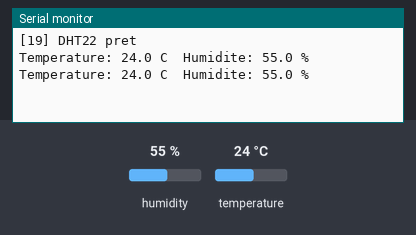
Bench run of a sketch on a simulated Arduino Uno, built with avr-gcc and run on an emulated ATmega328P. Shown: the last lines printed to the serial monitor. The test bench sets the inputs (shaded band); at power-on: humidity 55 %, temperature 24 °C.

Above: at 4.8 s.
4.9 s: humidity set to 22 %
At 7.5 s:
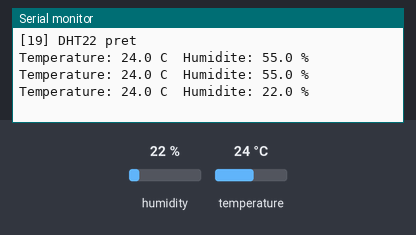
7.9 s: temperature set to 12 °C
At 9.2 s:
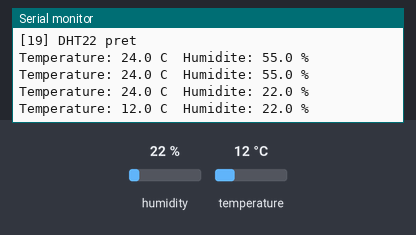
10.9 s: humidity set to 40 %
At 12.7 s:
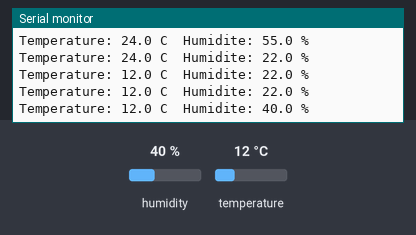
Timing chart, 0 to 14.2 s (numbered marks = the images above; inputs shaded):
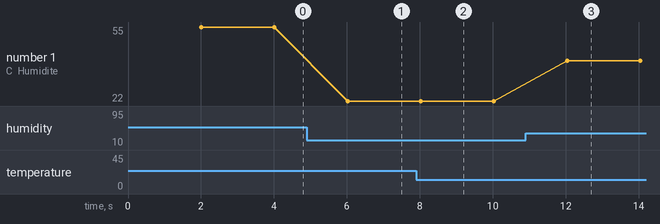

The sketch:

19_DHT22_Temperature_Humidite.ino
```cpp
/*
 * =====================================================================
 *  Arduino Lab Nexus v6.1.0 STABLE  -  DHT22 Température/Humidité
 * =====================================================================
 *  Explication : Lit la température et l'humidité d'un DHT22 toutes les 2 secondes.
 *  Carte       : Arduino UNO / Nano (ATmega328P) - compatible Mega
 *  Moniteur    : 9600 bauds
 *
 *  Câblage :
 *   Arduino 5V     -> DHT22 VCC
 *   Arduino D2     -> DHT22 DATA
 *   Arduino GND    -> DHT22 GND
 *
 *  Bibliothèques requises (arduino-cli lib install "...") : DHT sensor library, Adafruit Unified Sensor
 * =====================================================================
 */
// @libs: DHT sensor library|Adafruit Unified Sensor

#include <DHT.h>

// Broche et type du capteur
const uint8_t PIN_DHT = 2;
DHT dht(PIN_DHT, DHT22);

void setup() {
  Serial.begin(9600);
  dht.begin();                          // initialise le capteur
  Serial.println(F("[19] DHT22 pret"));
}

void loop() {
  delay(2000);                          // le DHT22 a besoin de 2 s entre deux mesures
  float h = dht.readHumidity();
  float t = dht.readTemperature();      // en °C
  // Vérifie que la lecture est valide
  if (isnan(h) || isnan(t)) {
    Serial.println(F("Erreur de lecture DHT22"));
    return;
  }
  Serial.print(F("Temperature: ")); Serial.print(t, 1); Serial.print(F(" C  "));
  Serial.print(F("Humidite: "));    Serial.print(h, 1); Serial.println(F(" %"));
}
```

Measured:
- after the input at 4.9 s, the serial monitor: prints a new line after 1.1 s (image 1)
- after the input at 7.9 s, the serial monitor: prints a new line after 0.12 s (image 2)
- after the input at 10.9 s, the serial monitor: prints a new line after 1.1 s (image 3)
- plotted number 1: 55 → 22 after the input at 4.9 s, 22 → 40 after the input at 10.9 s
